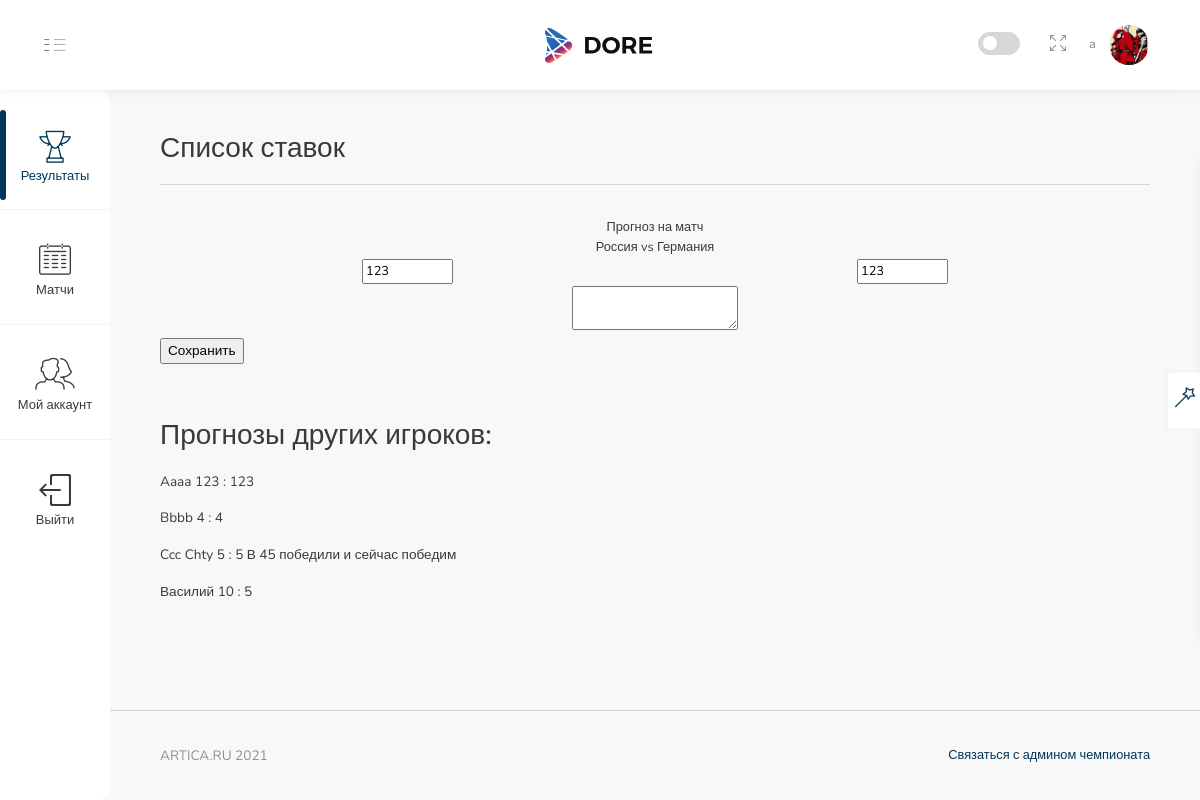
The app's page /editbets/1 (signed in), older data.
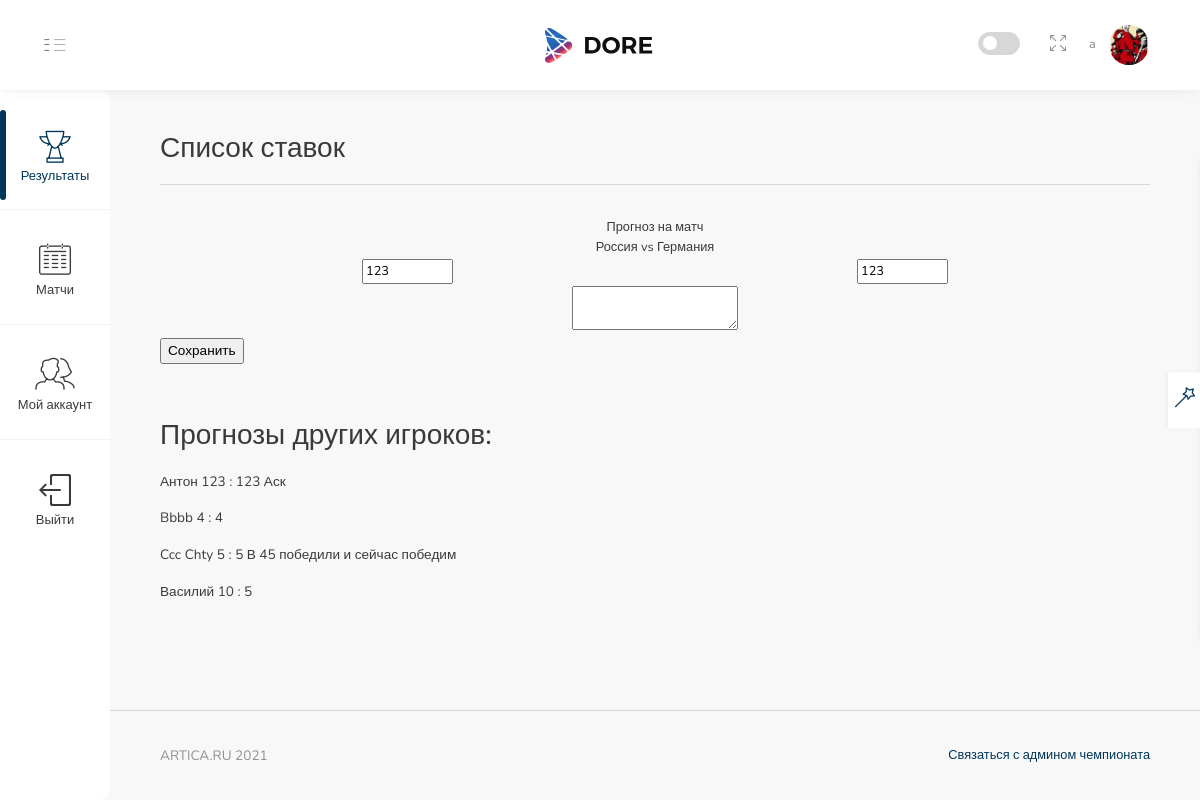
The same page, newer data.
### app/models.py (models this page shows, shortened)
class User(UserMixin, db.Model):
    id = db.Column(db.Integer, primary_key=True)
    username = db.Column(db.String(64), index=True, unique=True)
    email = db.Column(db.String(120), index=True, unique=True)
    password_hash = db.Column(db.String(128))
    pred = db.relationship('Bets', backref='author', lazy='dynamic')
    avatar = db.Column(db.String(128))
    about_me = db.Column(db.String(140))
    fio = db.Column(db.String(140))

class Bets(db.Model):
    id = db.Column(db.Integer, primary_key=True)
    match_id = db.Column(db.String(140), db.ForeignKey('match.id'))
    user_id = db.Column(db.Integer, db.ForeignKey('user.id'))
    t1_pre = db.Column(db.Integer, default=0)
    t2_pre = db.Column(db.Integer, default=0)
    comment = db.Column(db.String(140))
    timestamp = db.Column(db.DateTime, index=True, default=datetime.utcnow)
    res_scor = db.Column(db.Integer)

### app/routes.py (the view, shortened to what this page needs)
@app.route('/editbets/<match_id>', methods=['GET', 'POST'])
@login_required
def editbets(match_id):
    form = BetsEditForm()
    match = Match.query.filter_by(id=match_id).first_or_404()
    users = User.query.all()
    all_bet = Bets.query.filter_by(match_id=match_id).all()
    my_bet = Bets.query.filter_by(match_id=match_id, user_id=current_user.id).first()
    udic = {}
    for i in users:
        udic[i.id] = i.fio
    return render_template('editbets.html', form=form, match=match, all_bet=all_bet, my_bet=my_bet, udic= udic)

### app/forms.py
class BetsEditForm(FlaskForm):
    t1_pre = StringField('Результат Комманды 1', validators=[DataRequired()], default='0')
    t2_pre = StringField('Результат Комманды 2', validators=[DataRequired()], default='0')
    comment = TextAreaField('Комментарий к матчу', validators=[Length(max=140)])
    submit = SubmitField('Сохранить')

### app/models.py (called while the page is built)
@login.user_loader
def load_user(id):
    return User.query.get(int(id))

### app/templates/editbets.html (shortened to what this page needs)
{% extends  'base.html' %}
{% block content_title %}
    Список ставок
{% endblock %}
{% block content%}
	<form action="" method="post" novalidate>
	<table border="0" cellpadding="1" cellspacing="1" style="width:100%">
		<tbody>
			<tr>
				<td style="text-align:center">Прогноз на матч <br>{{match.team1}} vs {{match.team2}}</td>
			</tr>
		</tbody>
	</table>
	<table border="0" cellpadding="1" cellspacing="1" style="width:100%">
		<tbody>
			<tr>
				<td style="text-align:center">{{ form.t1_pre(size=10, value=my_bet.t1_pre) }}</td>
				<td style="text-align:center">{{ form.t2_pre(size=10, value=my_bet.t2_pre) }}</td>
			</tr>
		</tbody>
	</table>
	<table border="0" cellpadding="1" cellspacing="1" style="width:100%">
		<tbody>
			<tr>
				<td style="text-align:center"> {{ form.comment(value=my_bet.comment) }}   </td>
			</tr>
		</tbody>
	</table>
	<p>{{ form.submit() }}</p>
	<p>&nbsp;</p>
	</form>
<h1> Прогнозы других игроков:</h1>
{% for albet in all_bet %}
<p>{{udic[albet.user_id]}} {{albet.t1_pre}} : {{albet.t2_pre}} {{albet.comment}}</p>
{% endfor %}
{% endblock %}

### app/templates/base.html (shortened to what the changed rows need)
<!DOCTYPE html>
<html lang="en">
<head>
    <link rel="stylesheet" href="http://127.0.0.1:5000/static/font/iconsmind-s/css/iconsminds.css" />
    <link rel="stylesheet" href="http://127.0.0.1:5000/static/font/simple-line-icons/css/simple-line-icons.css" />
    <link rel="stylesheet" href="http://127.0.0.1:5000/static/css/vendor/bootstrap.min.css" />
    <link rel="stylesheet" href="http://127.0.0.1:5000/static/css/vendor/bootstrap.rtl.only.min.css" />
    <link rel="stylesheet" href="http://127.0.0.1:5000/static/css/vendor/fullcalendar.min.css" />
    <link rel="stylesheet" href="http://127.0.0.1:5000/static/css/vendor/dataTables.bootstrap4.min.css" />
    <link rel="stylesheet" href="http://127.0.0.1:5000/static/css/vendor/datatables.responsive.bootstrap4.min.css" />
    <link rel="stylesheet" href="http://127.0.0.1:5000/static/css/vendor/select2.min.css" />
    <link rel="stylesheet" href="http://127.0.0.1:5000/static/css/vendor/select2-bootstrap.min.css" />
    <link rel="stylesheet" href="http://127.0.0.1:5000/static/css/vendor/perfect-scrollbar.css" />
    <link rel="stylesheet" href="http://127.0.0.1:5000/static/css/vendor/glide.core.min.css" />
    <link rel="stylesheet" href="http://127.0.0.1:5000/static/css/vendor/bootstrap-stars.css" />
    <link rel="stylesheet" href="http://127.0.0.1:5000/static/css/vendor/nouislider.min.css" />
    <link rel="stylesheet" href="http://127.0.0.1:5000/static/css/vendor/bootstrap-datepicker3.min.css" />
    <link rel="stylesheet" href="http://127.0.0.1:5000/static/css/vendor/component-custom-switch.min.css" />
    <link rel="stylesheet" href="http://127.0.0.1:5000/static/css/main.css" />
</head>
<body id="app-container" class="menu-default show-spinner">
    <nav class="navbar fixed-top">
        <div class="navbar-right">
            <div class="user d-inline-block">
                <button class="btn btn-empty p-0" type="button" data-toggle="dropdown" aria-haspopup="true"
                    aria-expanded="false">
                    <span class="name">{{ current_user.username }}</span>
                    <span>
                        {% if current_user.is_anonymous %} <img style="object-fit: cover; width: 40px; height: 40px;" alt="This is anonymous picture" src="http://127.0.0.1:5000/static/a.jpg" />
                        {% else %}
                        <img style="object-fit: cover; width: 40px; height: 40px;" alt="Profile picture" src="{{'static/'+current_user.avatar}}" />
                        {% endif %}
                    </span>
                </button>
            </div>
        </div>
    </nav>
    <main>
        <div class="container-fluid">
            <div class="row">
                <div class="col-12">
                    <h1>
                     {% block content_title %}
                     {% endblock %}
                    </h1>
                </div>
            </div>
                {% block content%}
                {% endblock %}
        </div>
    </main>
</body>
</html>

Row changes from the older to the newer data that the page shows:
changed User: fio "Aaaa" → "Антон"
changed Bets: comment (not shown) → "Аск"
